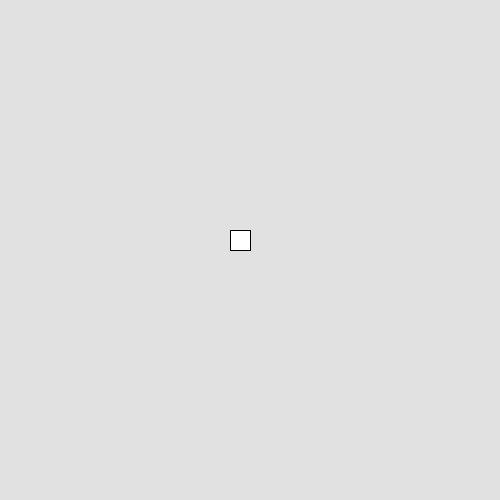
Frame 1 (no input)
Frame 60 (the mouse pressed at the canvas centre just before this capture): identical to frame 1, image omitted
Frame 120 (the mouse held since frame 60 and released just before this capture): identical to frame 1, image omitted

The Processing sketch that drew this single still picture (run headless with seeded random() and noise(); from frame 60 on, the mouse is pressed at the canvas centre):

// Processing sketch: opdracht12_6
// ── opdracht12_6.pde
int x = 230;
int y = 230;

void setup() {
  size(500, 500);
}

void draw() {
  background(225);
  rect(x,y,20,20);
  frameRate(60);
}
// Up38 Down40 Left37 Right39

void keyPressed() {
  if (keyCode == 38){
    y = y - 10;
  }
  if (keyCode == 40){
    y = y + 10;
  }
  if (keyCode == 37){
    x = x - 10;
  }
  if (keyCode == 39){
    x = x + 10;
  }
}
